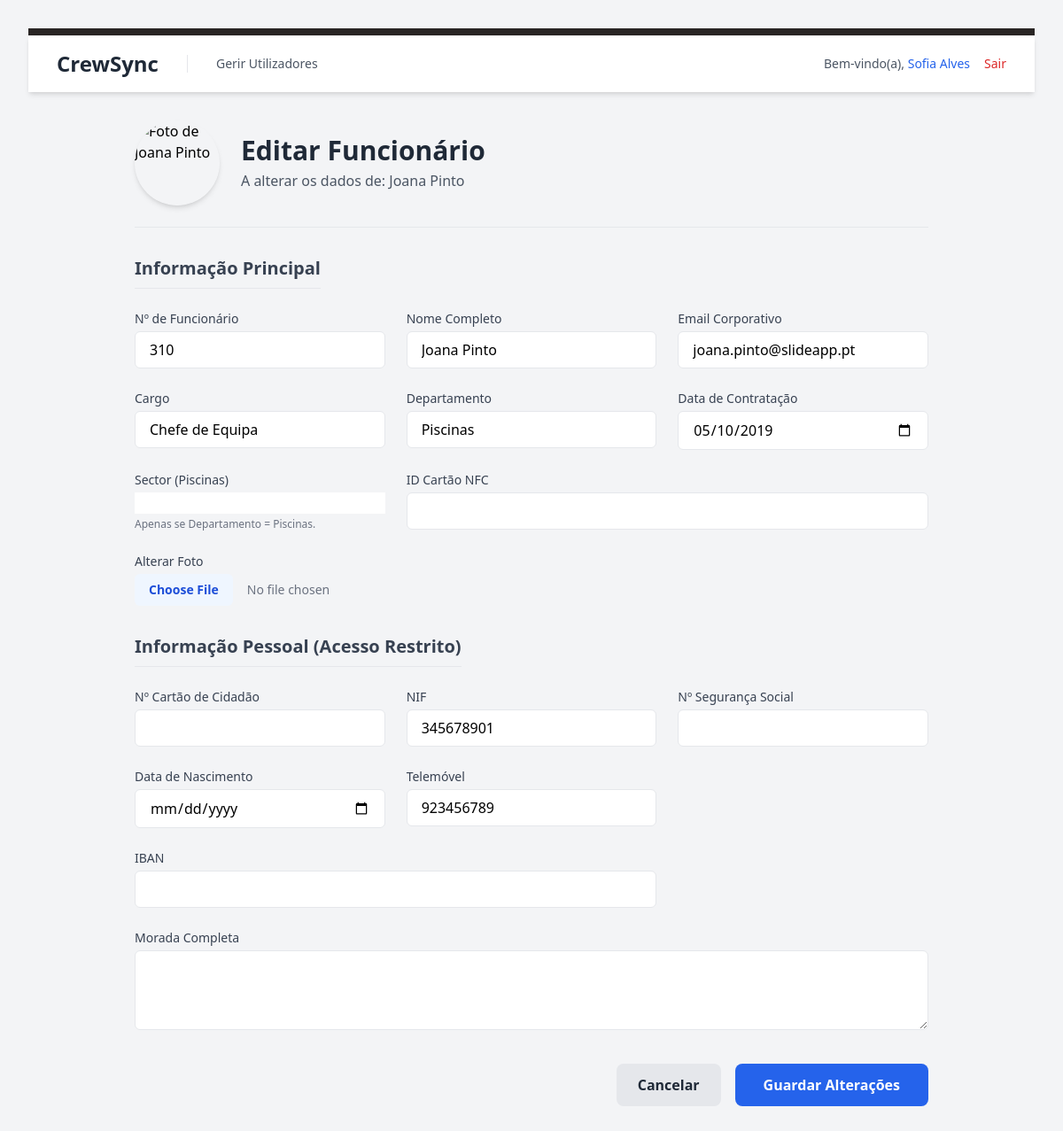
Page /public/editar_funcionario.php?id=3 (signed in) on the committed database.
### tables this page shows
CREATE TABLE `funcionarios_dados_pessoais` (
  `funcionario_id` int(10) UNSIGNED NOT NULL,
  `nif` varchar(9) DEFAULT NULL,
  `nss` varchar(11) DEFAULT NULL,
  `cartao_cidadao` varchar(20) DEFAULT NULL,
  `data_nascimento` date DEFAULT NULL,
  `telemovel` varchar(20) DEFAULT NULL,
  `morada_completa` text DEFAULT NULL,
  `iban` varchar(25) DEFAULT NULL
);

CREATE TABLE `funcionarios` (
  `id` int(10) UNSIGNED NOT NULL,
  `numero_funcionario` varchar(20) DEFAULT NULL,
  `nome_completo` varchar(255) NOT NULL,
  `email_corporativo` varchar(255) DEFAULT NULL,
  `cargo` varchar(100) NOT NULL,
  `departamento` varchar(100) NOT NULL,
  `sector_piscina` int(10) UNSIGNED DEFAULT NULL COMMENT 'Número do sector específico para quem trabalha nas Piscinas',
  `foto_path` varchar(255) DEFAULT NULL,
  `nfc_card_id` varchar(50) DEFAULT NULL,
  `data_contratacao` date NOT NULL,
  `ativo` tinyint(1) NOT NULL DEFAULT 1,
  `created_at` timestamp NOT NULL DEFAULT current_timestamp(),
  `updated_at` timestamp NOT NULL DEFAULT current_timestamp() ON UPDATE current_timestamp()
);

### src/auth_guard.php (called while the page is built, shortened)
<?php
$utilizador_logado = [
    'id' => $_SESSION['user_id'],
    'email' => $_SESSION['user_email'],
    'role_id' => $_SESSION['user_role_id'],
    'funcionario_id' => $_SESSION['user_funcionario_id'],
    'nome' => $_SESSION['user_name'] ?? null
];
?>

### public/editar_funcionario.php (the view, shortened to what this page needs)
<?php
require_once '../src/auth_guard.php';
require_once '../config/db.php';
$funcionario_id_a_editar = (int)$_GET['id'];
try {
    $stmt_check = $pdo->prepare("SELECT * FROM funcionarios f LEFT JOIN funcionarios_dados_pessoais dp ON f.id = dp.funcionario_id WHERE f.id = ?");
    $stmt_check->execute([$funcionario_id_a_editar]);
    $funcionario = $stmt_check->fetch(PDO::FETCH_ASSOC);
} catch (PDOException $e) {
    die("Erro ao carregar dados do funcionário: " . $e->getMessage());
}
?>
<!DOCTYPE html>
<html lang="pt-PT" class="bg-gray-100">
<head>
    <link href="/slide_rh_app/public/css/style.css" rel="stylesheet">
</head>
<body class="p-8">
    <?php include_once '../src/templates/header.php'; ?>
    <main class="p-8">
    <div class="max-w-4xl mx-auto">
        <div class="flex items-center gap-6 mb-8 pb-6 border-b">
            <img class="h-24 w-24 rounded-full object-cover shadow-md flex-shrink-0" src="mostrar_foto.php?id=<?= $funcionario['id'] ?>" alt="Foto de <?= htmlspecialchars($funcionario['nome_completo']) ?>">
            <div>
                <h1 class="text-3xl font-bold text-gray-800">Editar Funcionário</h1>
                <p class="text-gray-600 mt-1">A alterar os dados de: <strong class="font-medium"><?= htmlspecialchars($funcionario['nome_completo']) ?></strong></p>
            </div>
        </div>
        <form action="editar_funcionario.php?id=<?= $funcionario['id'] ?>" method="POST" enctype="multipart/form-data">
            <fieldset class="mb-8">
                <legend class="text-xl font-semibold text-gray-700 mb-6 border-b pb-2">Informação Principal</legend>
                <div class="grid grid-cols-1 md:grid-cols-2 lg:grid-cols-3 gap-6">
                    <div>
                        <label for="numero_funcionario" class="block text-sm font-medium text-gray-700 mb-1">Nº de Funcionário</label>
                        <input type="text" id="numero_funcionario" name="numero_funcionario" value="<?= htmlspecialchars($funcionario['numero_funcionario'] ?? '') ?>" class="w-full px-4 py-2 border rounded-md" required>
                    </div>
                    <div>
                        <label for="nome_completo" class="block text-sm font-medium text-gray-700 mb-1">Nome Completo</label>
                        <input type="text" id="nome_completo" name="nome_completo" value="<?= htmlspecialchars($funcionario['nome_completo'] ?? '') ?>" class="w-full px-4 py-2 border rounded-md" required>
                    </div>
                    <div>
                        <label for="email_corporativo" class="block text-sm font-medium text-gray-700 mb-1">Email Corporativo</label>
                        <input type="email" id="email_corporativo" name="email_corporativo" value="<?= htmlspecialchars($funcionario['email_corporativo'] ?? '') ?>" class="w-full px-4 py-2 border rounded-md" required>
                    </div>
                    <div>
                        <label for="cargo" class="block text-sm font-medium text-gray-700 mb-1">Cargo</label>
                        <input type="text" id="cargo" name="cargo" value="<?= htmlspecialchars($funcionario['cargo'] ?? '') ?>" class="w-full px-4 py-2 border rounded-md" required>
                    </div>
                    <div>
                        <label for="departamento" class="block text-sm font-medium text-gray-700 mb-1">Departamento</label>
                        <input type="text" id="departamento" name="departamento" value="<?= htmlspecialchars($funcionario['departamento'] ?? '') ?>" class="w-full px-4 py-2 border rounded-md" required>
                    </div>
                    <div>
                        <label for="data_contratacao" class="block text-sm font-medium text-gray-700 mb-1">Data de Contratação</label>
                        <input type="date" id="data_contratacao" name="data_contratacao" value="<?= htmlspecialchars($funcionario['data_contratacao'] ?? '') ?>" class="w-full px-4 py-2 border rounded-md" required>
                    </div>
                    <div>
                        <label for="sector_piscina" class="block text-sm font-medium text-gray-700 mb-1">Sector (Piscinas)</label>
                        <input type="number" id="sector_piscina" name="sector_piscina" value="<?= htmlspecialchars($funcionario['sector_piscina'] ?? '') ?>" class="w-full ..." min="1">
                        <p class="text-xs text-gray-500 mt-1">Apenas se Departamento = Piscinas.</p>
                    </div>
                    <div class="md:col-span-2">
                        <label for="nfc_card_id" class="block text-sm font-medium text-gray-700 mb-1">ID Cartão NFC</label>
                        <input type="text" id="nfc_card_id" name="nfc_card_id" value="<?= htmlspecialchars($funcionario['nfc_card_id'] ?? '') ?>" class="w-full px-4 py-2 border rounded-md">
                    </div>
                    <div>
                        <label for="foto" class="block text-sm font-medium text-gray-700 mb-1">Alterar Foto</label>
                        <input type="file" id="foto" name="foto" accept="image/png, image/jpeg, image/gif" class="w-full text-sm text-gray-500 file:mr-4 file:py-2 file:px-4 file:rounded-md file:border-0 file:text-sm file:font-semibold file:bg-blue-50 file:text-blue-700 hover:file:bg-blue-100"/>
                    </div>
                </div>
            </fieldset>
            <?php if ((int)$utilizador_logado['role_id'] === ROLE_ADMIN || (int)$utilizador_logado['role_id'] === ROLE_RH): ?>
             <fieldset>
                <legend class="text-xl font-semibold text-gray-700 mb-6 border-b pb-2">Informação Pessoal (Acesso Restrito)</legend>
                <div class="grid grid-cols-1 md:grid-cols-2 lg:grid-cols-3 gap-6">
                    <div>
                        <label for="cartao_cidadao" class="block text-sm font-medium text-gray-700 mb-1">Nº Cartão de Cidadão</label>
                        <input type="text" id="cartao_cidadao" name="cartao_cidadao" value="<?= htmlspecialchars($funcionario['cartao_cidadao'] ?? '') ?>" class="w-full px-4 py-2 border rounded-md">
                    </div>
                    <div>
                        <label for="nif" class="block text-sm font-medium text-gray-700 mb-1">NIF</label>
                        <input type="text" id="nif" name="nif" value="<?= htmlspecialchars($funcionario['nif'] ?? '') ?>" class="w-full px-4 py-2 border rounded-md">
                    </div>
                    <div>
                        <label for="nss" class="block text-sm font-medium text-gray-700 mb-1">Nº Segurança Social</label>
                        <input type="text" id="nss" name="nss" value="<?= htmlspecialchars($funcionario['nss'] ?? '') ?>" class="w-full px-4 py-2 border rounded-md">
                    </div>
                    <div>
                        <label for="data_nascimento" class="block text-sm font-medium text-gray-700 mb-1">Data de Nascimento</label>
                        <input type="date" id="data_nascimento" name="data_nascimento" value="<?= htmlspecialchars($funcionario['data_nascimento'] ?? '') ?>" class="w-full px-4 py-2 border rounded-md">
                    </div>
                    <div>
                        <label for="telemovel" class="block text-sm font-medium text-gray-700 mb-1">Telemóvel</label>
                        <input type="tel" id="telemovel" name="telemovel" value="<?= htmlspecialchars($funcionario['telemovel'] ?? '') ?>" class="w-full px-4 py-2 border rounded-md">
                    </div>
                    <div class="lg:col-span-2">
                        <label for="iban" class="block text-sm font-medium text-gray-700 mb-1">IBAN</label>
                        <input type="text" id="iban" name="iban" value="<?= htmlspecialchars($funcionario['iban'] ?? '') ?>" class="w-full px-4 py-2 border rounded-md">
                    </div>
                </div>
                <div class="mt-6">
                    <label for="morada_completa" class="block text-sm font-medium text-gray-700 mb-1">Morada Completa</label>
                    <textarea id="morada_completa" name="morada_completa" rows="3" class="w-full px-4 py-2 border rounded-md"><?= htmlspecialchars($funcionario['morada_completa'] ?? '') ?></textarea>
                </div>
             </fieldset>
            <?php endif; ?>
            <div class="mt-8 flex justify-end gap-4">
                <a href="listar_funcionarios.php" class="bg-gray-200 text-gray-800 font-bold py-3 px-6 rounded-lg hover:bg-gray-300 transition-colors">
                    Cancelar
                </a>
                <button type="submit" class="bg-blue-600 text-white font-bold py-3 px-8 rounded-lg hover:bg-blue-700 transition-colors">
                    Guardar Alterações
                </button>
            </div>
        </form>
    </div>
    </main>
</body>
</html>

### rows in the picture
funcionarios_dados_pessoais: funcionario_id.nome_completo "Joana Pinto", numero_funcionario "310", nome_completo "Joana Pinto", email_corporativo "joana.pinto@slideapp.pt", cargo "Chefe de Equipa", departamento "Piscinas", data_contratacao "05/10/2019", nif "345678901", telemovel "923456789"

### other values in the picture
$_SESSION['user_name'] "Sofia Alves"
